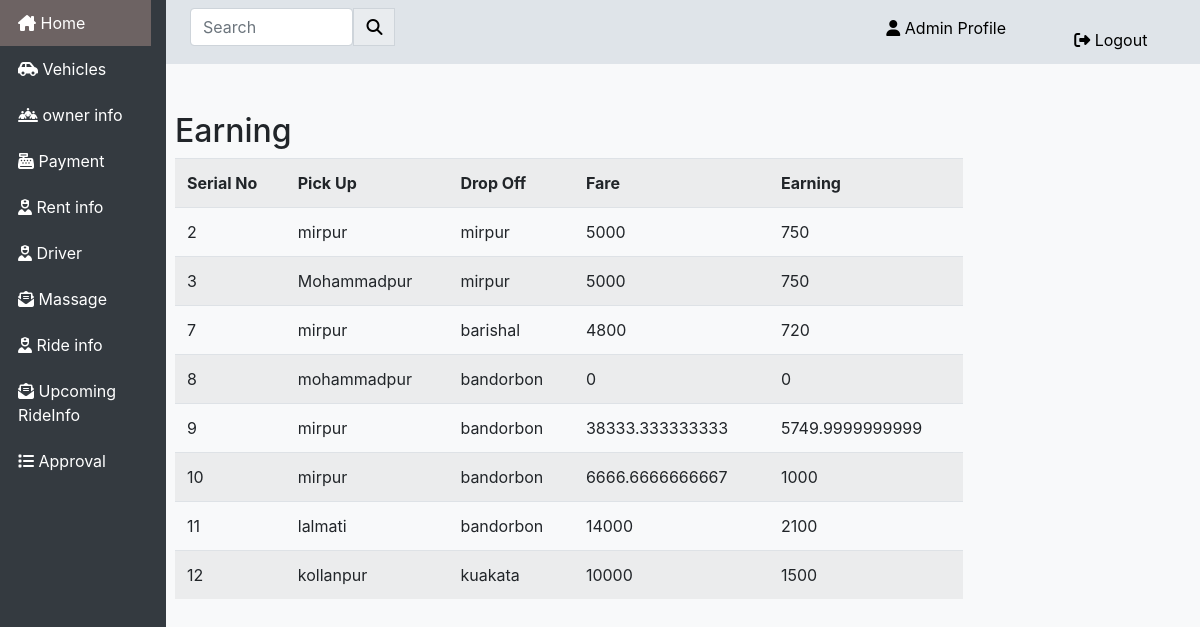
The app's page /admin/payment.php (signed in) with its own data.
### tables this page shows
CREATE TABLE `rentinfo` (
  `SerialNo` int(11) NOT NULL,
  `FName` varchar(50) NOT NULL,
  `LName` varchar(50) NOT NULL,
  `PhoneNo` varchar(11) NOT NULL,
  `Email` varchar(70) NOT NULL,
  `NID` varchar(17) NOT NULL,
  `DOB` date NOT NULL,
  `Address` text NOT NULL,
  `VehicleID` varchar(20) NOT NULL,
  `PickUp` varchar(50) NOT NULL,
  `PickUpDate` date NOT NULL,
  `PickUpTime` time NOT NULL,
  `DropOff` varchar(50) NOT NULL,
  `DropOffDate` date NOT NULL,
  `DropOffTime` time NOT NULL,
  `TourTime` varchar(20) NOT NULL,
  `TourFare` double NOT NULL,
  `Status` varchar(20) NOT NULL DEFAULT 'Pending'
);

### db/dbconnect.php (called while the page is built)
<?php
function getDataFromDB($sql)
{
  $newdb = mysqli_connect('localhost', 'root', '', 'project');
  $result = mysqli_query($newdb,$sql) or die(mysqli_error($newdb));
  $container = array();
  while ($a = mysqli_fetch_assoc($result)) {
    $container[] = $a;
  }
  return $container;
}
?>

### admin/payment.php (the view, shortened to what this page needs)
<?php
if ($_SESSION["userrole"] == "admin" AND $_SESSION["Flag"] =='Running'){
?>
<!DOCTYPE html>
<html lang="en">
<head>
    <link rel="stylesheet" href="../bootstrap/css/bootstrap.css">
<link rel="stylesheet" href="../css/style.css">
</head>
<body>
    <div class="row">
        <div class="sidebar col-2 bg-light">
            <div class="row">
            <div class="sidebar col-10 bg-dark">
            <ul class="nav flex-column">
    <li class="nav-item">
    <a class="nav-link" href="dashboard.php"><i class="fa-solid fa-house-chimney"></i> Home</a>
    </li>
    <li class="nav-item">
      <a class="nav-link" href="vecilelist.php"><i class="fa-solid fa-car-side"></i> Vehicles</a>
    </li>
    <li class="nav-item">
      <a class="nav-link" href="reglist.php"><i class="fa-solid fa-people-line"></i> owner info</a>
    </li>
    <li class="nav-item">
      <a class="nav-link" href="payment.php"><i class="fa-solid fa-cash-register"></i> Payment</a>
    </li>
    <li class="nav-item">
      <a class="nav-link" href="rentinfolist.php"><i class="fas fa-user-nurse"></i> Rent info</a>
    </li>
    <li class="nav-item">
      <a class="nav-link" href="driverinfolist.php"><i class="fas fa-user-nurse"></i> Driver</a>
    </li>
    <li class="nav-item">
      <a class="nav-link" href="contactlist.php"><i class="fas fa-envelope-open-text"></i> Massage</a>
    </li>
    <li class="nav-item">
      <a class="nav-link" href="rideinfo.php"><i class="fas fa-user-nurse"></i> Ride info</a>
    </li>
    <li class="nav-item">
      <a class="nav-link" href="upcomingrideinfo.php"><i class="fas fa-envelope-open-text"></i> Upcoming RideInfo</a>
    </li>
    <li class="nav-item">
      <a class="nav-link" href="approval.php"><i class="fa-solid fa-list"></i> Approval</a>
    </li>
  </ul>
            </div>
<div class="topbar col-2 "></div>
</div>
        </div>
        <div class="mainbar col-10 bg-light">
            <div class="row">
                <div class="topbar">
                    <div class="row">
                        <div class="col-4  pt-2" >
                            <div class="row">
                                <div class="col-8">
                                    <div class="input-group">
                                        <div class="input-group-prepend">
                                        <input type="text" class="form-control" placeholder="Search">
                                            <span class="input-group-text">
                                            <a title="Search" href="#"> <i class="fa-solid fa-magnifying-glass" ></i></a>
                                            </span>
                                        </div>
                                    </div>
                                </div>
                        </div>
                        </div>
                        <div class="col-4"></div>
                        <div class="col-2 pt-3  pl-2">
                        <a href="adminprofile.php" class="mw"> <i class="fa-solid fa-user"></i> Admin Profile   </a>
                        </div>
                        <div class="col-2 pt-2 pl-1" >
                        <a title="Logout" class="nav-link" href="../logout.php">  <i class="fa-solid fa-right-from-bracket"></i> Logout</a>
                        </div>
                    </div>
</div>
</div>
<div class="row">
  <div class="card-deck pt-5 ">
    <h2>Earning</h2>
    <table class="table table-striped">
        <tr>
            <th>Serial No</th>
            <th>Pick Up</th>
            <th>Drop Off</th>
            <th>Fare</th>
            <th>Earning</th>
        </tr>
    <?php
        include_once('../db/dbconnect.php');
        $res = getDataFromDB($sql);
        foreach($res as $row){
            ?>
            <tr>
   <td><?php echo $row['SerialNo']?></td>
   <td><?php echo $row['PickUp']?></td>
   <td><?php echo $row['DropOff']?></td>
   <td><?php echo $row['TourFare']?></td>
   <td><?php echo $row['TourFare']*15/100?></td>
   </tr>
         <?php
        }
        ?>
    </table>
    </div>
    </div>
  </div>
</div>
</body>
</html>
<?php
}
else{
  header("Location: ../signin.php");
}
 ?>

### css/style.css (style rules this page uses)
* { margin: 0px; padding: 0px; box-sizing: border-box; }
.sidebar { height: 100vh; background: #375677; }
.sidebar .topbar { height: 8vh; width: 100%; background: #dfe4e9; }
.mainbar { height: 100vh; }
.mainbar .topbar { height: 8vh; width: 100%; background: #dfe4e9; }
.topbar .col-10,.col-2 { padding-left: 0px; padding-right: 0px; }
.topbar a { color: black; }
.sidebar .nav-item a { color: white; margin-left: 22px; text-decoration: none; padding: 11px ; display: block; }
.col-2 a { text-decoration: none; color: black; padding-top:20px; }
.col-4 { width: 300px; }

### records on screen
rentinfo: SerialNo "2", PickUp "mirpur", DropOff "mirpur", TourFare "5000", $row['TourFare']*15/100 "750"
rentinfo: SerialNo "3", PickUp "Mohammadpur", DropOff "mirpur", TourFare "5000", $row['TourFare']*15/100 "750"
rentinfo: SerialNo "7", PickUp "mirpur", DropOff "barishal", TourFare "4800", $row['TourFare']*15/100 "720"
rentinfo: SerialNo "8", PickUp "mohammadpur", DropOff "bandorbon", TourFare "0", $row['TourFare']*15/100 "0"
rentinfo: SerialNo "9", PickUp "mirpur", DropOff "bandorbon", TourFare "38333.333333333", $row['TourFare']*15/100 "5749.9999999999"
rentinfo: SerialNo "10", PickUp "mirpur", DropOff "bandorbon", TourFare "6666.6666666667", $row['TourFare']*15/100 "1000"
rentinfo: SerialNo "11", PickUp "lalmati", DropOff "bandorbon", TourFare "14000", $row['TourFare']*15/100 "2100"
rentinfo: SerialNo "12", PickUp "kollanpur", DropOff "kuakata", TourFare "10000", $row['TourFare']*15/100 "1500"
